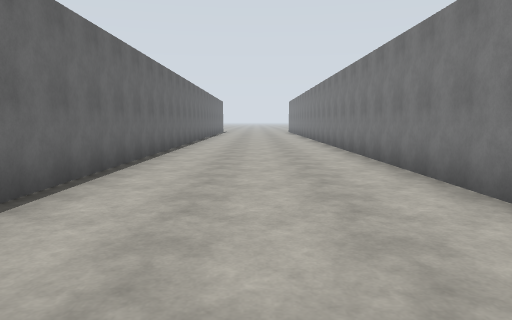
View 1 (above)

24 first-person views from a walk through a Gazebo world. The camera is 0.72 m above the floor, tilts 6° down and sees 70° across. The floor is counted in squares, 2 m on a side. Each view is taken from the middle of a square. On the plan, view 1 faces up. The plan holds only what a view shows up to about 9 squares ahead; the rest is blank.

View 2
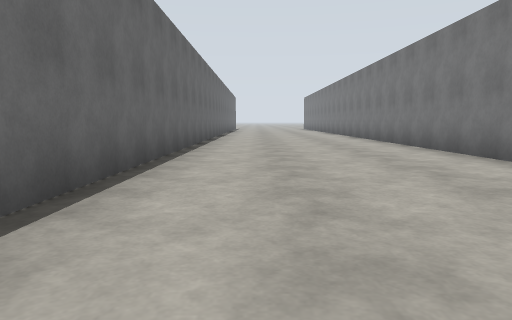

View 3
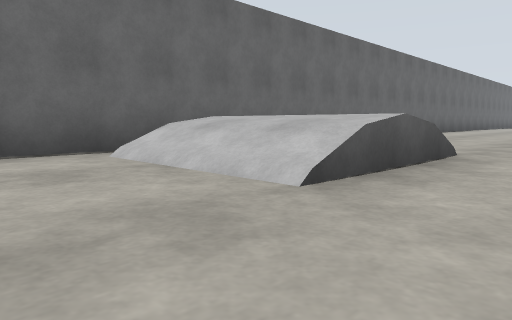

View 4
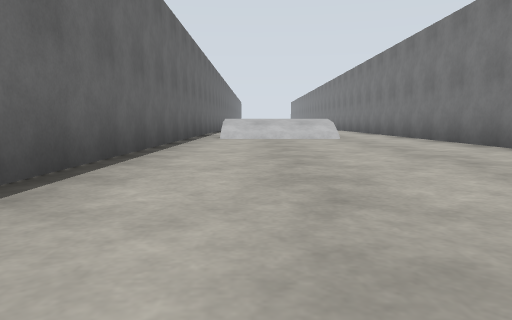

View 5
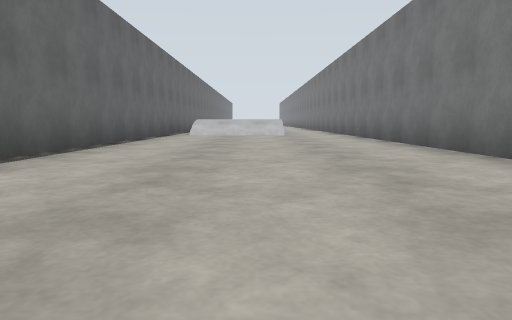

View 6
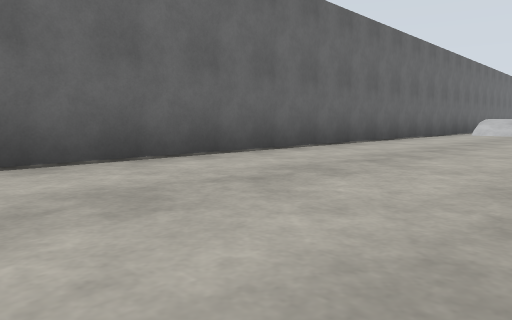

View 7
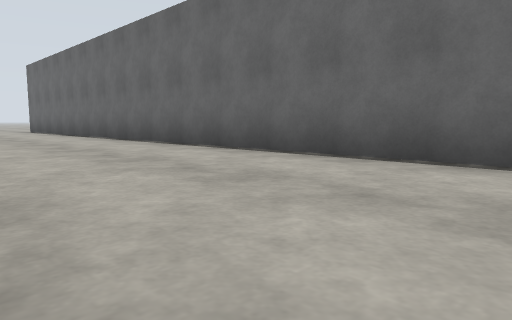

View 8
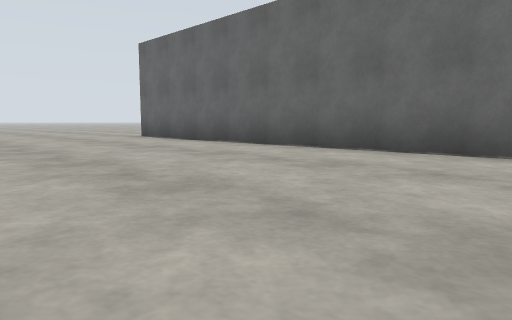

View 9
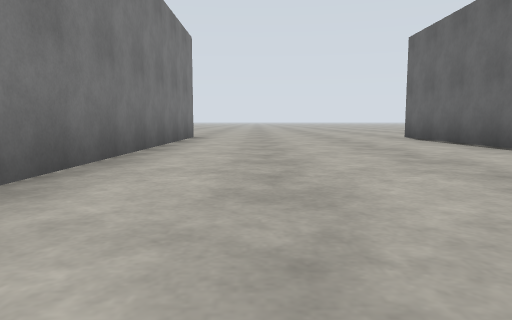

View 10
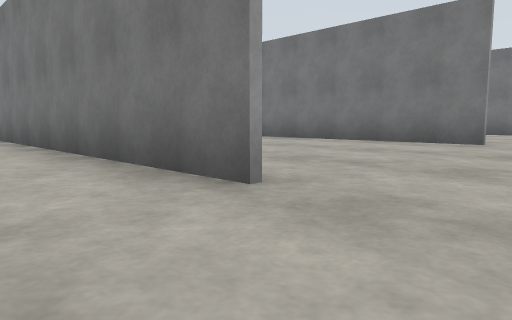

View 11
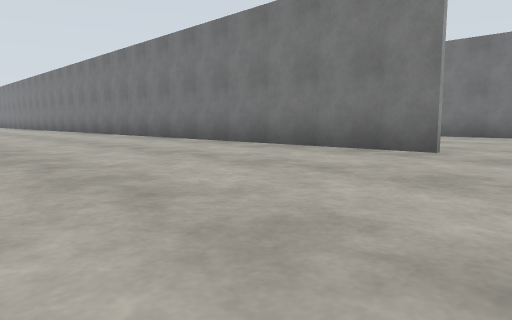

View 12
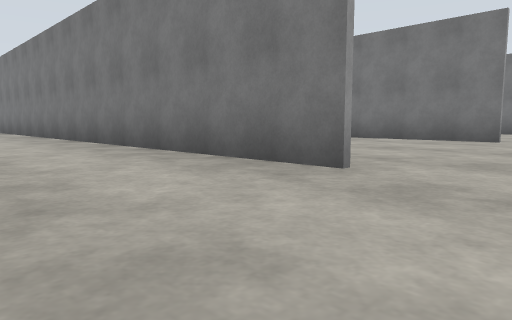

View 13
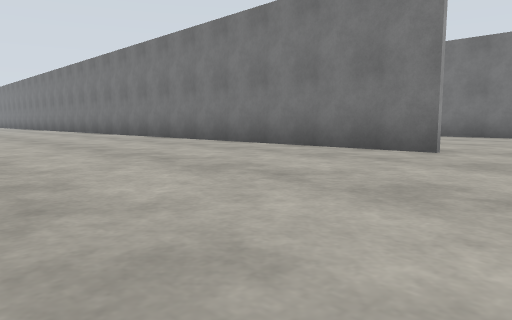

View 14
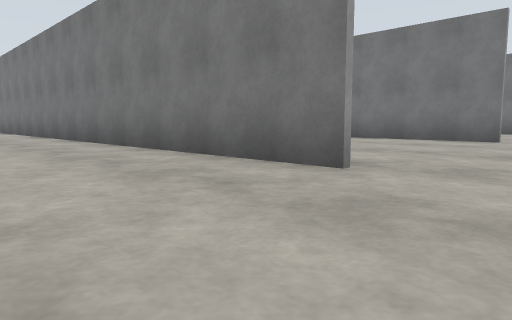

View 15
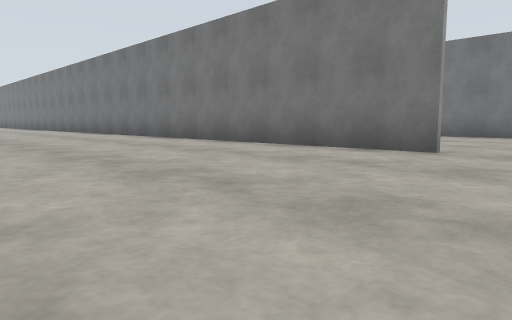

View 16
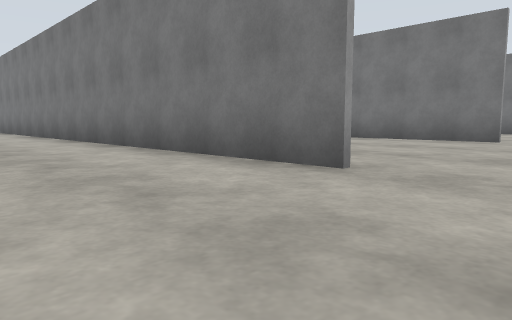

View 17
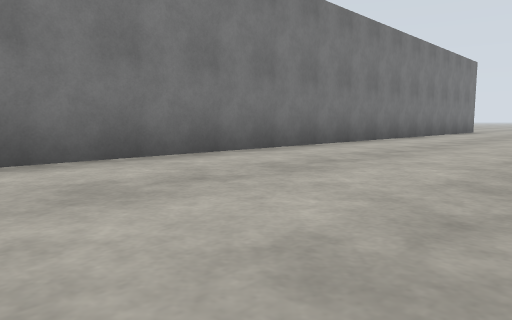

View 18
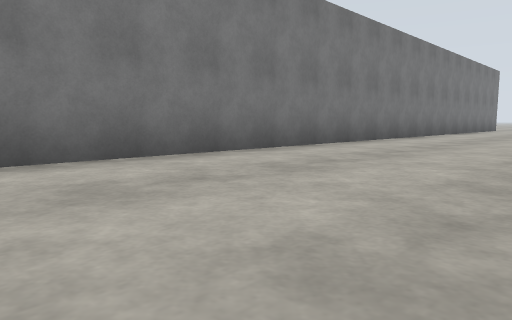

View 19
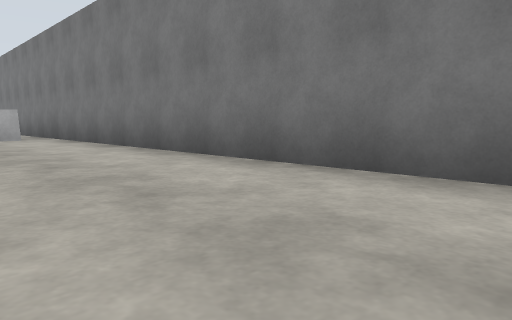

View 20
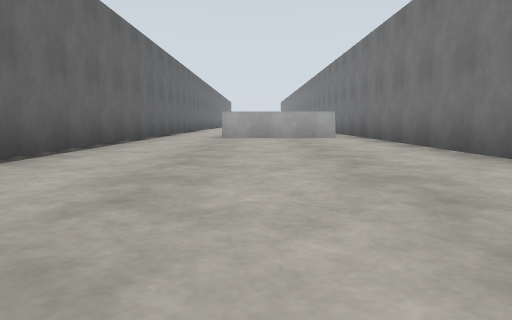

View 21
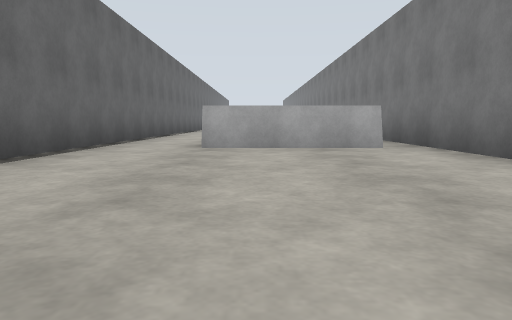

View 22
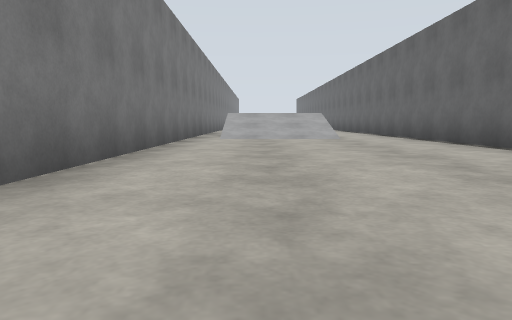

View 23
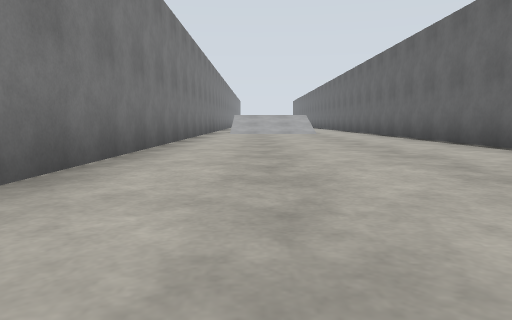

View 24
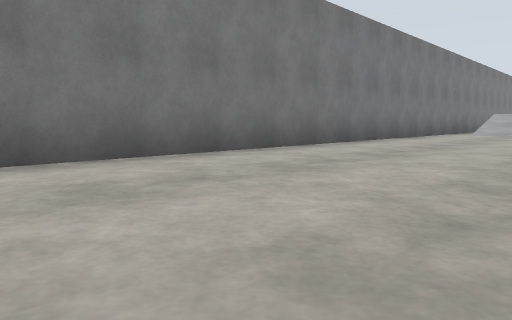

### Floor plan
Points are (right, up) in squares from view 1. A wall is a line through its corners. A room is listed if a view was taken in it or the views show most of it. See-through windows are left out.
Room 1 (views 1, 2, 3, 4, 5, 6, 7, 8, 9, 10)
walls: (2.5, 3.4) (2.5, 10.1); (-2.4, 10) (-2.4, -22.5); (2.5, -7.5) (2.5, 0.1); (2.5, -22.5) (2.5, -15.8)
ways out: opening at (3, -23.5) to room 2; opening at (-2, -23.5)
objects: grey cylinder (1, 1)
Room 2 (views 11, 12)
walls: (7.5, -22.6) (7.5, -13.5)
ways out: opening at (3, -23.5) to room 1; opening at (8, -23.5) to room 3
Room 3 (views 13, 14)
walls: (12.5, -22.6) (12.5, -13.5)
ways out: opening at (8, -23.5) to room 2; opening at (13, -23.5) to room 4
Room 4 (views 15, 16, 17, 18, 19, 20, 21, 22, 23, 24)
walls: (12.6, 7.1) (12.6, -5.6); (17.4, -22.6) (17.4, 11.5)
ways out: opening at (13, -23.5) to room 3; opening at (18, -23.5)
objects: grey box (15, -1) to (16, -1)

Where each view was taken, in squares from view 1:
view 1: 0 up, 0 right, facing up
view 2: 1 up, 1 left, facing up
view 3: 3 down, 2 right, facing up-left
view 4: 9 down, 1 left, facing up
view 5: 11 down, 0 right, facing up
view 6: 12 down, 1 right, facing up-left
view 7: 8 down, 1 right, facing down-left
view 8: 14 down, 2 right, facing down-left
view 9: 14 down, 1 right, facing down
view 10: 24 down, 1 right, facing up-right
view 11: 24 down, 3 right, facing up-right
view 12: 24 down, 5 right, facing up-right
view 13: 24 down, 8 right, facing up-right
view 14: 24 down, 10 right, facing up-right
view 15: 24 down, 13 right, facing up-right
view 16: 24 down, 15 right, facing up-right
view 17: 9 down, 14 right, facing down-right
view 18: 6 down, 14 right, facing down-right
view 19: 9 down, 15 right, facing up-right
view 20: 9 down, 15 right, facing up
view 21: 6 down, 15 right, facing up
view 22: 9 up, 16 right, facing down
view 23: 12 up, 16 right, facing down
view 24: 12 up, 14 right, facing down-right
